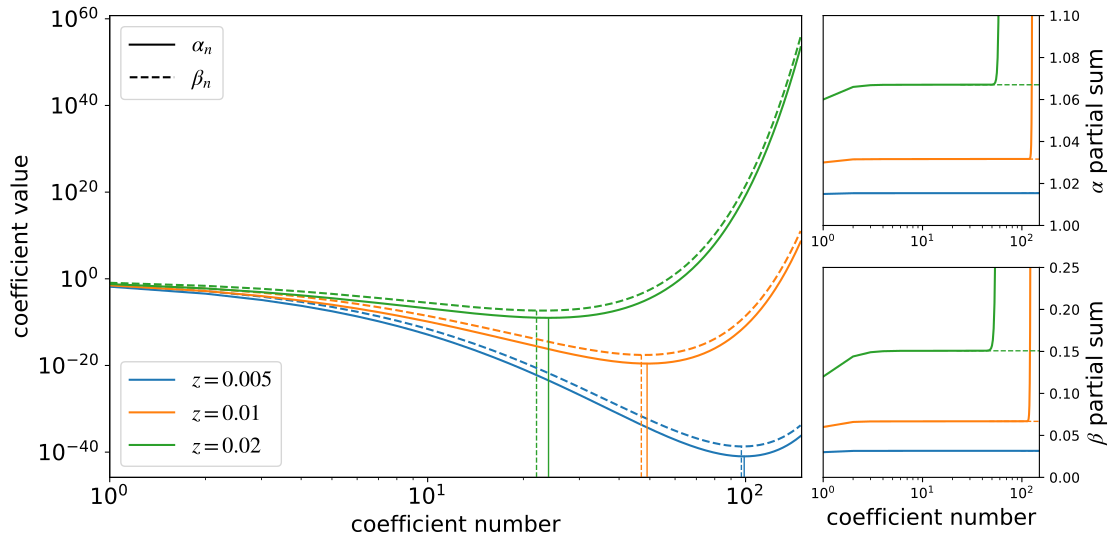

Write Python code to recreate this figure.
import numpy as np
import matplotlib.pyplot as plt
from scipy.special import loggamma


def alpha(z, n):
    return factorial(2 * n + 1) / (2 ** n) / factorial(n) * z ** n


def beta(z, n):
    return alpha(z, n) * 2 * n


def log10_alpha(z, n):
    return (
        loggamma(2 * n + 2) - loggamma(n + 1) - n * np.log(2) + n * np.log(z)
    ) / np.log(10)


def log10_beta(z, n):
    return log10_alpha(z, n) + np.log10(2 * n)


# Settings
nmax = 150
zs = [0.005, 0.01, 0.02]
amax = 1.10
bmax = 0.25

# Compute
n = np.arange(0, nmax, 1)
la = [log10_alpha(z, n) for z in zs]
a = [np.cumsum(10 ** la[k]) for k in range(len(zs))]
lb = [log10_beta(z, n) for z in zs]
b = [np.cumsum(10 ** lb[k]) for k in range(len(zs))]

# Setup
fig = plt.figure(figsize=(12, 6))
fig.subplots_adjust(wspace=0.1)
ax_dummy = plt.subplot2grid((2, 4), (0, 0), rowspan=2, colspan=3)
ax_coeff = ax_dummy.twinx()
ax_alpha = plt.subplot2grid((2, 4), (0, 3))
ax_beta = plt.subplot2grid((2, 4), (1, 3))

# Plot
for k, z in enumerate(zs):
    ax_coeff.plot(n, la[k], "C{}-".format(k))
    ax_coeff.plot(n, lb[k], "C{}--".format(k))
    ax_alpha.plot(n, np.minimum(amax + 1, a[k]), "C{}-".format(k))
    ax_beta.plot(n, np.minimum(bmax + 1, b[k]), "C{}-".format(k))

# Tweak appearance
ax_dummy.set_xscale("log")
ax_dummy.set_yscale("log")
log_ymin, log_ymax = ax_coeff.get_ylim()
ax_coeff.set_ylim(log_ymin, log_ymax)
ax_dummy.set_ylim(10 ** log_ymin, 10 ** log_ymax)
ax_dummy.set_xlim(1, nmax * 1.1)
ax_dummy.set_yticks([1e-40, 1e-20, 1e0, 1e20, 1e40, 1e60])
ax_coeff.set_yticks([])
ax_dummy.set_xlabel(r"coefficient number")
ax_dummy.set_ylabel(r"coefficient value")
ax_alpha.set_ylabel(r"$\alpha$ partial sum")
ax_alpha.yaxis.tick_right()
ax_alpha.yaxis.set_label_position("right")
ax_beta.set_ylabel(r"$\beta$ partial sum")
ax_beta.yaxis.tick_right()
ax_beta.yaxis.set_label_position("right")
ax_alpha.set_xscale("log")
ax_alpha.set_ylim(1.0, amax)
ax_beta.set_xscale("log")
ax_beta.set_ylim(0.0, bmax)
ax_beta.set_xlabel(r"coefficient number")
for axis in [ax_dummy, ax_alpha, ax_beta]:
    axis.set_xlim(1, nmax)

for axis in [ax_alpha, ax_beta]:
    axis.tick_params(axis="both", which="major", labelsize=10)

# Mark the minima
for k in range(len(zs)):
    n_ = n[np.argmin(la[k])]
    la_ = la[k][np.argmin(la[k])]
    ax_coeff.plot([n_, n_], [log_ymin, la_], "C{}-".format(k), lw=1)
    a_ = a[k][np.argmin(la[k])]
    ax_alpha.plot([n_, nmax], [a_, a_], "C{}--".format(k), lw=1)

    n_ = n[np.argmin(lb[k][1:])]
    lb_ = lb[k][1:][np.argmin(lb[k][1:])]
    ax_coeff.plot([n_, n_], [log_ymin, lb_], "C{}--".format(k), lw=1)
    b_ = b[k][1:][np.argmin(lb[k][1:])]
    ax_beta.plot([n_, nmax], [b_, b_], "C{}--".format(k), lw=1)

# Labels & legends
ax_dummy.plot(0, 0, "k-", label=r"$\alpha_n$")
ax_dummy.plot(0, 0, "k--", label=r"$\beta_n$")
ax_dummy.legend(fontsize=16, loc="upper left")
for k, z in enumerate(zs):
    ax_coeff.plot(
        0, 0, "C{}-".format(k), label=r"$z = {}$".format(z),
    )
ax_coeff.legend(fontsize=16, loc="lower left")

# We're done
fig.savefig(__file__.replace(".py", ".pdf"), bbox_inches="tight")
